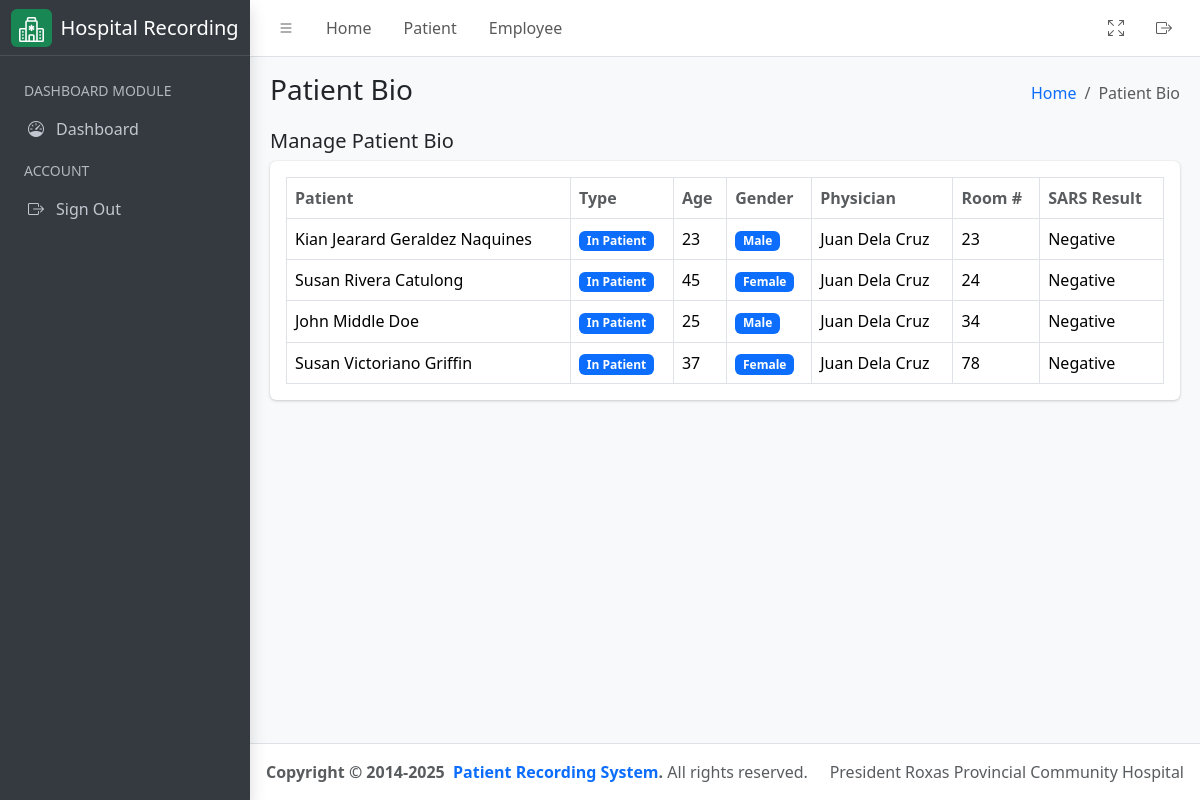
Before: /patient/bio with the older database file.
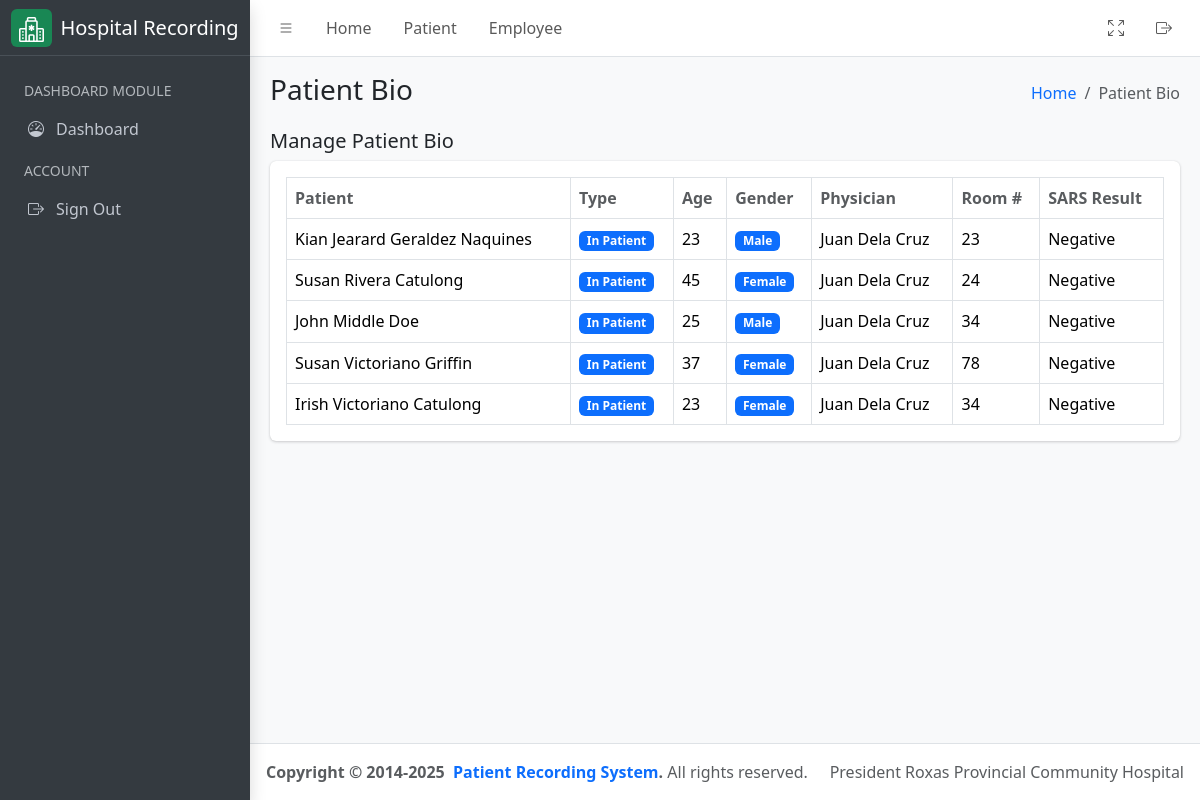
After: the same page with the newer database file.
### hospital_app/models.py (models this page shows, shortened)
class Patient(models.Model):
    firstname = models.CharField(max_length=255)
    middlename = models.CharField(max_length=255)
    lastname = models.CharField(max_length=255)
    age = models.PositiveIntegerField()
    sex = models.CharField(
        max_length=10, choices=(("Male", "Male"), ("Female", "Female"))
    )
    physician = models.ForeignKey(
        User,
        related_name="physician",
        limit_choices_to={"groups__name": "Physician"},
        on_delete=models.CASCADE,
    )
    room_number = models.PositiveIntegerField()
    sample_type = models.CharField(max_length=255)
    time_of_collection = models.TimeField()
    date_of_collection = models.DateField()
    sars_result = models.CharField(max_length=255)
    date = models.DateField(auto_now_add=True)
    assigned_pathologist = models.ForeignKey(
        User,
        related_name="patient_pathologist",
        on_delete=models.CASCADE,
        null=True,
        blank=True,
        limit_choices_to={"groups__name": "Pathologist"},
    )
    assigned_technologist = models.ForeignKey(
        User,
        related_name="patient_technologist",
        on_delete=models.CASCADE,
        null=True,
        blank=True,
        limit_choices_to={"groups__name": "Medical Technologist"},
    )
    patient_type = models.CharField(
        max_length=100,
        default="In Patient",
        choices=(
            ("In Patient", "In Patient"),
            ("Out Patient", "Out Patient"),
        ),
    )
    def get_full_name(self):
        return f"{self.firstname} {self.middlename} {self.lastname}"

### hospital_app/views.py (the view)
# urls.py: path('patient/bio', PatientPanBioListView.as_view(), name="patient_bio_list"),
class PatientPanBioListView(ListView):
    template_name = "patient_bio.html"
    queryset = Patient.objects.all()
    context_object_name = "patients"
    def get_context_data(self, **kwargs):
        context = super().get_context_data(**kwargs)
        context["detail_header"] = "Patient Bio"
        context["humberger_header"] = "Patient Bio"
        return context

### hospital_app/templatetags/group.py (called while the page is built)
@register.filter
def has_group(user, group_name):
    return user.groups.filter(name=group_name).exists()

### hospital_app/templates/patient_bio.html (shortened to what this page needs)
{% extends './includes/base.html' %}
{% load group %}
{% block content %}
<div class="container-fluid">
    <div class="row">
        <div class="col-md-12">
            <div class="d-flex justify-content-between align-items-center">
                <h5>Manage Patient Bio</h5>
            </div>
            <div class="card mb-4">
                <div class="card-body">
                    <table id="datatable" class="table table-bordered table-hover">
                        <thead>
                            <tr>
                                <th class="text-muted">Patient</th>
                                <th class="text-muted">Type</th>
                                <th class="text-muted">Age</th>
                                <th class="text-muted">Gender</th>
                                <th class="text-muted">Physician</th>
                                <th class="text-muted">Room #</th>
                                <th class="text-muted">SARS Result</th>
                            </tr>
                        </thead>
                        <tbody>
                            {% for result in patients %}
                            <tr>
                                <td>{{ result.get_full_name }}</td>
                                <td>
                                    <span class="badge bg-primary">{{ result.patient_type }}</span>
                                </td>
                                <td>{{ result.age }}</td>
                                <td>
                                    <span class="badge bg-primary">{{ result.sex }}</span>
                                </td>
                                <td>{{ result.physician.get_full_name }}</td>
                                <td>{{ result.room_number }}</td>
                                <td>{{ result.sars_result }}</td>
                            </tr>
                            {% endfor %}
                        </tbody>
                    </table>
                </div>
            </div>
        </div>
    </div>
</div>
{% endblock %}

Changed rows visible on the page:
added Patient: get_full_name "Irish Victoriano Catulong", patient_type "In Patient", age "23", sex "Female", physician.get_full_name "Juan Dela Cruz", room_number "34", sars_result "Negative"
